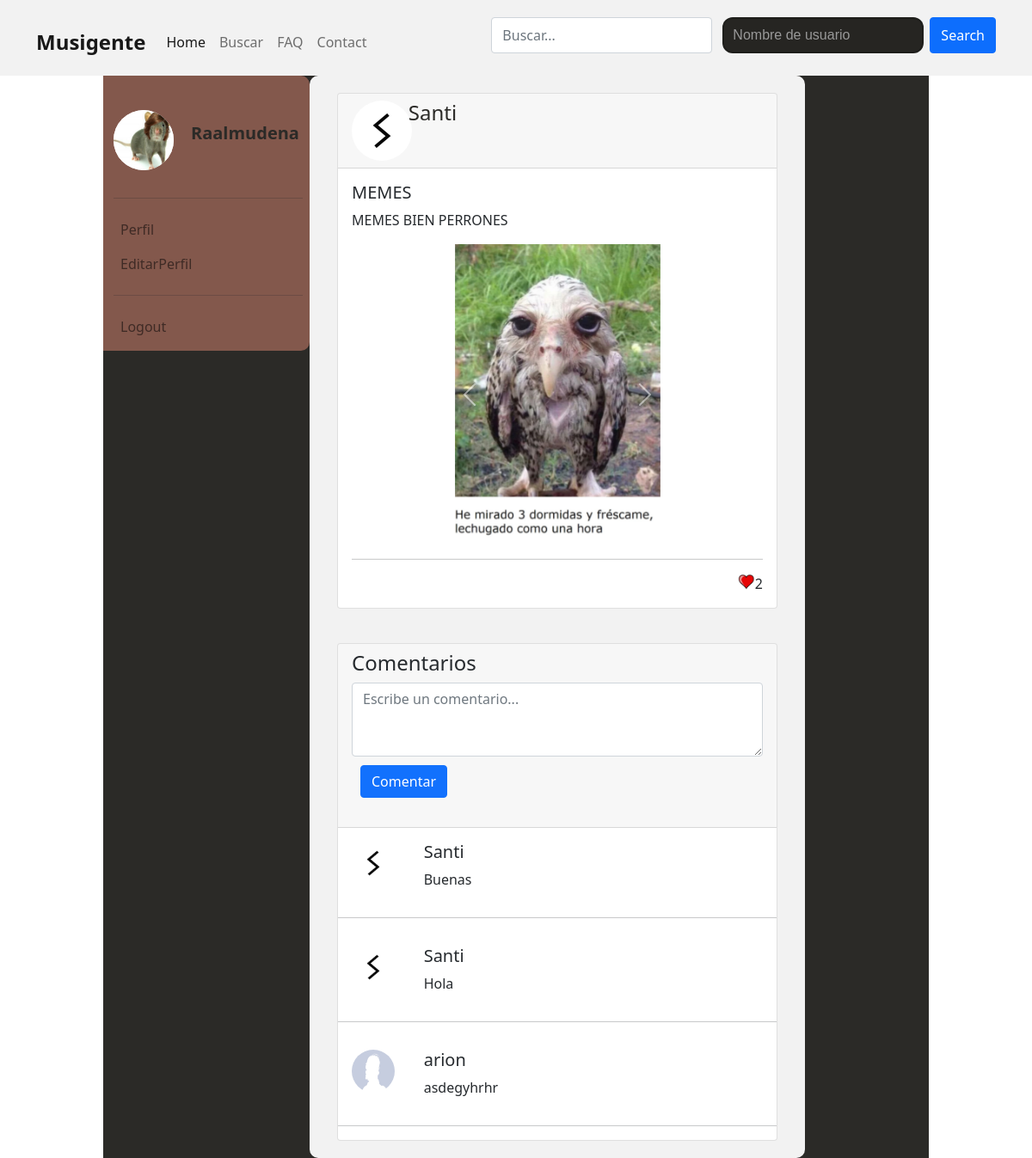
Page /html/publicacion.php?id=27 (signed in) on the committed database.
### tables this page shows
CREATE TABLE `usuario` (
  `ID` int(11) NOT NULL,
  `Nickname` varchar(40) NOT NULL,
  `email` varchar(40) NOT NULL,
  `Password` varchar(200) NOT NULL,
  `Nombre` varchar(40) NOT NULL,
  `Instrumento` varchar(30) DEFAULT NULL,
  `Apellido1` varchar(40) NOT NULL,
  `Apellido2` varchar(40) DEFAULT NULL,
  `GeneroP` varchar(2) NOT NULL,
  `Genero` varchar(20) NOT NULL,
  `Anos de experiencia` int(11) DEFAULT NULL,
  `IdGrupo` int(11) DEFAULT NULL,
  `IdDomicilio` int(11) NOT NULL,
  `Descripcion` text DEFAULT NULL,
  `ImagenDePerfil` varchar(60) NOT NULL DEFAULT 'predeterminadoA6RJ45B.jpg'
);

CREATE TABLE `publicaciones` (
  `id` int(11) NOT NULL,
  `id_usuario` int(11) NOT NULL,
  `titulo` varchar(60) NOT NULL,
  `contenido` text NOT NULL
);

CREATE TABLE `imagenespublicaciones` (
  `id` int(11) NOT NULL,
  `IDPublicacion` int(11) NOT NULL,
  `RutaImagen` varchar(60) NOT NULL
);

CREATE TABLE `comentarios` (
  `ID` int(11) NOT NULL,
  `IDPublicacion` int(11) NOT NULL,
  `IDUsuario` int(11) NOT NULL,
  `Contenido` varchar(250) NOT NULL
);

### html/publicacion.php (the view, shortened to what the rows shown need)
<html lang="es">
<head>
    <link href="https://cdn.jsdelivr.net/npm/bootstrap@5.1.3/dist/css/bootstrap.min.css" rel="stylesheet">
</head>
<body>
    <div class="d-flex fondo-bonico">
        <aside class="col-md-1 col-lg-3" style="height: 50%; background-color: #815448; border-radius: 0 10px 10px 0;">
            <nav class="navbar navbar-light navbar-expand-md d-flex d-xl-flex flex-column flex-grow-0 justify-content-start justify-content-xl-start align-items-xl-start">
                <div class="container-fluid">
                    <ul class="navbar-nav flex-column">
                        <div id="navcol-3" class="collapse navbar-collapse " style="color: black">
                            <ul class="navbar-nav">
                                <li class="nav-item">
                                    <p class="nav-link" href="#" id="navbarDropdownMenuLink" role="button" data-bs-toggle="dropdown" aria-expanded="false">
                                    <div style="display: flex; justify-content: center; align-items: center;">
                                        <?php
                                        require("../php/conexion.php");
                                        $consulta = "SELECT ImagenDePerfil FROM usuario WHERE Nickname = '" . $_SESSION['username'] . "'";
                                        $resultado = mysqli_query($conexion, $consulta);
                                        $fila = mysqli_fetch_array($resultado);
                                        $imagen = $fila['ImagenDePerfil'];
                                        echo "<img class='img img-responsive rounded-circle' src='../img/usuarios/$imagen' alt='Imagen de perfil' style='width: 70px; height: 70px; margin-right: 20px; background-color: white'>";
                                        echo "<p class='fs-5 fw-bold me-1' style='color: #262522'>" . $_SESSION['username'] . "</p>";
                                        ?>
                                    </div>
                                    </p>
                                </li>
                            </ul>
                        </div>
                    </ul>
                </div>
            </nav>
        </aside>
        <main style="width: 60%;">
            <section style="background-color: #F2F2F2; border-radius: 10px; padding: 20px;">
                <?php
                if (isset($_SESSION)) {
                    if (isset($_SESSION['username'])) {
                        $nombreUsuario = $_SESSION['username'];
                        require("../php/conexion.php");
                        $consulta = "SELECT id FROM usuario WHERE Nickname = '" . $nombreUsuario . "'";
                        $resultado = mysqli_query($conexion, $consulta);
                        $fila = mysqli_fetch_array($resultado);
                        $idUsuario = $fila['id'];
                        $consulta = "SELECT id_usuario, titulo, contenido FROM publicaciones WHERE id = '" . $_GET['id'] . "'";
                        $idPublicacion = $_GET['id'];
                        $resultado = mysqli_query($conexion, $consulta);
                        $fila = mysqli_fetch_array($resultado);
                        $id_usuario = $fila['id_usuario'];
                        $titulo = $fila['titulo'];
                        $contenido = $fila['contenido'];
                        $consulta = "SELECT Nickname, ImagenDePerfil FROM usuario WHERE id = '$id_usuario'";
                        $resultado = mysqli_query($conexion, $consulta);
                        $fila = mysqli_fetch_array($resultado);
                        $nickname = $fila['Nickname'];
                        $imagen = $fila['ImagenDePerfil'];
                        echo "<div class='container-fluid'>
                                <div class='row'>
                                    <div class='col-md-12'>
                                        <div class='card'>
                                            <div class='card-header'>
                                                <div class='row'>
                                                    <div class='col-md-1'>
                                                        <img class='rounded-circle' src='../img/usuarios/$imagen' alt='Imagen de perfil'
                                                        style='width: 70px; height: 70px; margin-right: 5px; background-color: white'>
                                                    </div>
                                                    <div class='col-md-10 ms-4'>
                                                        <h4 style='color: #262522'>" . $nickname . "</h4>
                                                    </div>
                                                </div>
                                            </div>
                                            <div class='card-body'>
                                                <h5 class='card-title'>" . $titulo . "</h5>
                                                <p class='card-text'>" . $contenido . "</p>";
                        $consulta = "SELECT `RutaImagen` FROM `imagenespublicaciones` WHERE IDPublicacion = $idPublicacion";
                        $resultado3 = mysqli_query($conexion, $consulta);
                        if ($resultado3) {
                            if (mysqli_num_rows($resultado3) != 0) {
                                echo "<div style='display: flex; justify-content: center'>
                                                <div id='carouselExampleIndicators' class='carousel slide w-50' data-bs-ride='carousel'>
                                                    <div class='carousel-indicators'>";
                                $contador2 = 0;
                                echo "<button type='button' data-bs-target='#carouselExampleIndicators' data-bs-slide-to='" . $contador2 . "' class='active' aria-current='true' aria-label='Slide " . ($contador2 + 1) . "'></button>";
                                $contador2++;
                                while ($contador2 < mysqli_num_rows($resultado3)) {
                                    echo "<button type='button' data-bs-target='#carouselExampleIndicators' data-bs-slide-to='" . $contador2 . "' aria-label='Slide " . ($contador2 + 1) . "'></button>";
                                    $contador2++;
                                }
                                echo "</div>";
                                echo "<div class='carousel-inner'>";
                                $contador3 = 0;
                                while ($filaImagen = mysqli_fetch_assoc($resultado3)) {
                                    $imagen = $filaImagen['RutaImagen'];
                                    if ($contador3 == 0) {
                                        echo "<div class='carousel-item active'>";
                                    } else {
                                        echo "<div class='carousel-item'>";
                                    }
                                    echo "<img src='../img/imagenesPublicaciones/$imagen' class='d-block w-100' alt='...' style='max-height=300px; width=auto;'>
                                                                </div>";
                                    $contador3++;
                                }
                                echo "</div>";
                                if (mysqli_num_rows($resultado3) > 1) {
                                    echo "<button class='carousel-control-prev' type='button' data-bs-target='#carouselExampleIndicators' data-bs-slide='prev'>
                                                        <span class='carousel-control-prev-icon' aria-hidden='true'></span>
                                                        <span class='visually-hidden'>Previous</span>
                                                        </button>
                                                        <button class='carousel-control-next' type='button' data-bs-target='#carouselExampleIndicators' data-bs-slide='next'>
                                                        <span class='carousel-control-next-icon' aria-hidden='true'></span>
                                                        <span class='visually-hidden'>Next</span>
                                                        </button>
                                                        </div>
                                                        </div>";
                                } else {
                                    echo "</div>
                                    </div>";
                                }
                            }
                        }
                        echo "<hr><div style='display: flex; flex-direction: row-reverse'>";
                        $sql = "Select count('id') as num from `likes` where id_publicacion='$idPublicacion' ;";
                        $result = mysqli_query($conexion, $sql);
                        $seleccion = mysqli_fetch_assoc($result);
                        $likes = $seleccion['num'];
                        $sql = "Select `id_publicacion` from `likes` where id_usuario=$idUsuario and id_publicacion=$idPublicacion";
                        $result = mysqli_query($conexion, $sql);
                        $seleccion = mysqli_fetch_assoc($result);
                        if (isset($seleccion)) {
                            $likeado = $seleccion['id_publicacion'];
                            if ($idPublicacion == $likeado) {
                                echo "$likes<a href='../php/deslike.php?like=$idPublicacion&pantalla=1'><img src='../img/resources/heart-rojo.png' style='width: 20px; height: 20px'></a>";
                            } else {
                                echo "$likes<a href='../php/like.php?like=$idPublicacion&pantalla=1'><img src='../img/resources/heart.png' style='width: 20px; height: 20px'></a>";
                            }
                        } else {
                            echo "$likes<a href='../php/like.php?like=$idPublicacion&pantalla=1'><img src='../img/resources/heart.png' style='width: 20px; height: 20px'></a>";
                        }
                        echo "</div>";
                        echo "</div>";
                        echo "</div>";
                        echo "</div>";
                        echo "</div>";
                        echo "</div>";
                        $consulta = "SELECT id, IDUsuario, contenido FROM comentarios WHERE IDPublicacion = $idPublicacion" . " ORDER BY ID DESC";
                        $resultado = mysqli_query($conexion, $consulta);
                        echo "<div class='container-fluid' style='margin-top: 40px;'>
                            <div class='row'>
                                <div class='col-md-12'>
                                    <div class='card'>
                                        <div class='card-header'>
                                            <h4>Comentarios</h4>
                                            <form id='comentarios' action='../php/comentar.php?id_publicacion=" . $_GET['id'] . "' method='POST'>
                                                <div class='form-group'>
                                                    <textarea class='form-control' id='comentario' name='comentario' rows='3' placeholder='Escribe un comentario...'></textarea>
                                                    <input type='submit' value='Comentar' class='btn btn-primary' style='margin: 10px'>
                                                </div>
                                            </form>
                                        </div>";
                        if ($resultado) {
                            if (mysqli_num_rows($resultado) != 0) {
                                while ($fila = mysqli_fetch_array($resultado)) {
                                    $id_usuario = $fila['IDUsuario'];
                                    $contenido = $fila['contenido'];
                                    $consulta = "SELECT Nickname, ImagenDePerfil FROM usuario WHERE id = '$id_usuario'";
                                    $resultado2 = mysqli_query($conexion, $consulta);
                                    $fila2 = mysqli_fetch_array($resultado2);
                                    $nickname = $fila2['Nickname'];
                                    $imagen = $fila2['ImagenDePerfil'];
                                    echo "<div class='card-body'>
                                        <div class='row'>
                                            <div class='col-md-2'>
                                                <img src='../img/usuarios/$imagen' class='rounded-circle' style='width: 50px; height: 50px;'>
                                            </div>
                                            <div class='col-md-10'>
                                                <h5 class='card-title'>" . $nickname . "</h5>
                                                <p class='card-text'>" . $contenido . "</p>
                                            </div>
                                        </div>
                                    </div>
                                    <div style='display: flex; flex-direction: row-reverse'>";
                                    echo "</div>";
                                    echo "<hr>";
                                }
                            }
                        }
                        echo "</div>
                            </div>
                        </div>
                    </div>";
                    }
                }
                ?>
        </main>
    </div>
</body>
</html>

### rows in the picture
usuario: ImagenDePerfil (picture)
usuario: ImagenDePerfil (picture), Nickname "Santi"
publicaciones: titulo "MEMES", contenido "MEMES BIEN PERRONES"
imagenespublicaciones: RutaImagen (picture)
comentarios: IDUsuario.ImagenDePerfil (picture), IDUsuario.Nickname "Santi", Contenido "Buenas"
comentarios: IDUsuario.ImagenDePerfil (picture), IDUsuario.Nickname "Santi", Contenido "Hola"
comentarios: IDUsuario.ImagenDePerfil (picture), IDUsuario.Nickname "arion", Contenido "asdegyhrhr"

### other values in the picture
$_SESSION['username'] "Raalmudena"
$likes "2"
